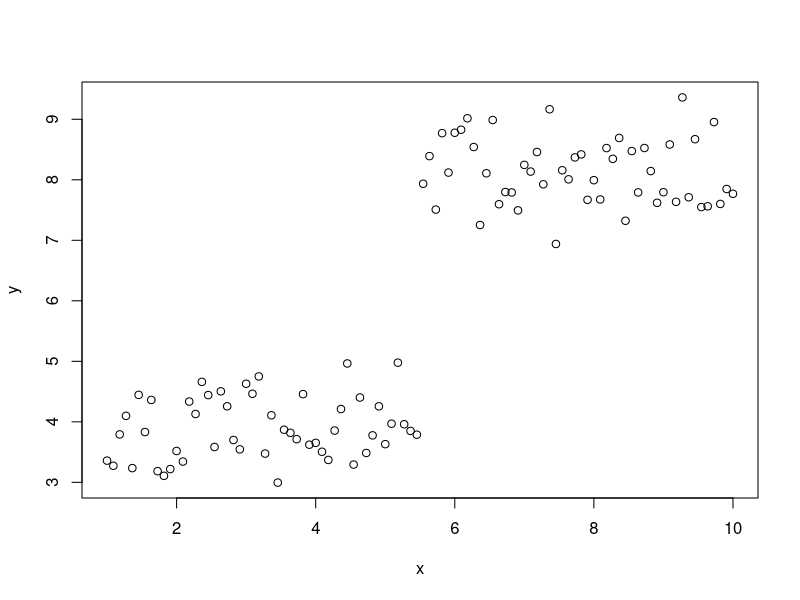
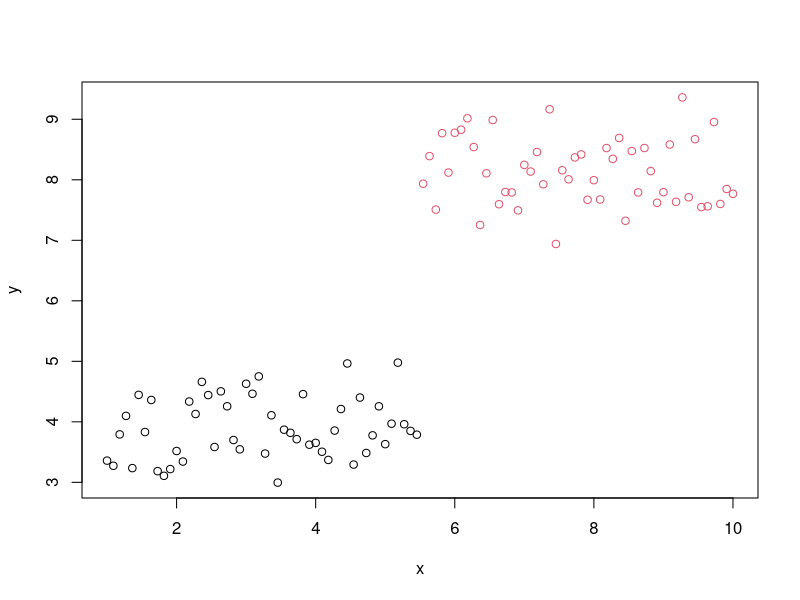

Reproduce these figures in R, in order.
x <- seq(from=1,to=10,length.out = 100)
y1 <- rnorm(50, 4, 0.5)
y2 <- rnorm(50, 8, 0.5)
y <- c(y1,y2)
plot(x,y)
obs <- data.frame(x,y)
kmeansObj <-  kmeans(obs, centers = 2)
plot(x,y, col= kmeansObj$cluster)
